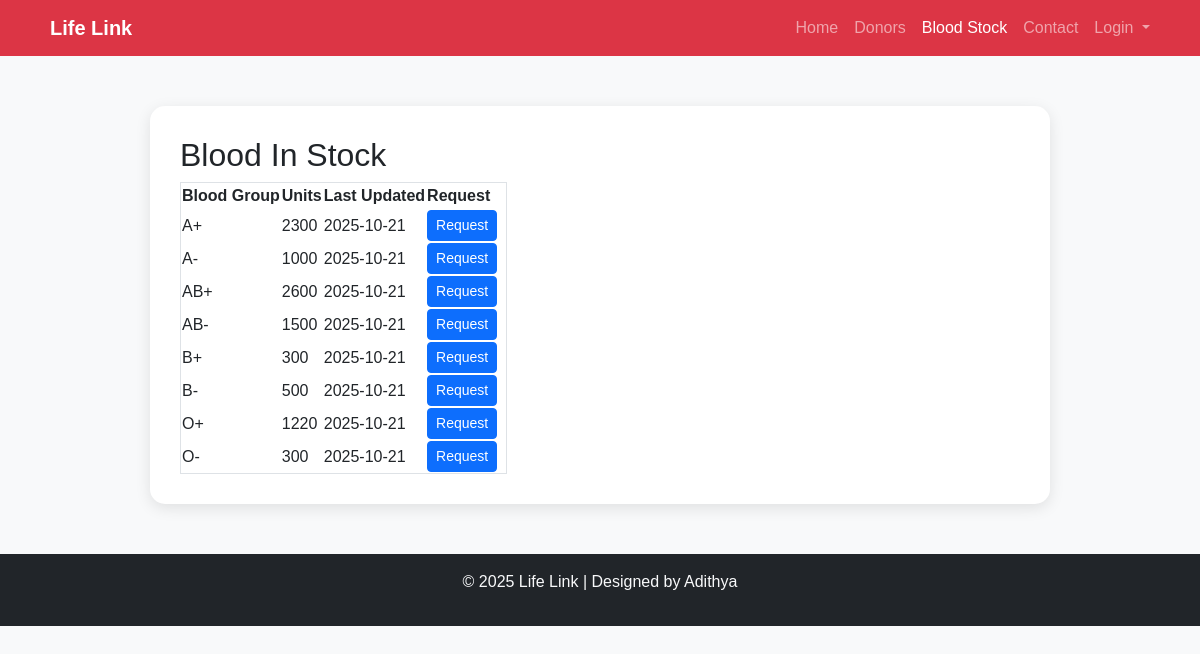
Screenshot of /stock_details/ (signed in) with the database file from the repository.
### blood_bank_app/models.py (models this page shows, shortened)
class BloodStock(models.Model):
    BLOOD_GROUPS = BLOOD_GROUP_CHOICES
    blood_group = models.CharField(max_length=3, choices=BLOOD_GROUPS, unique=True)
    units = models.PositiveIntegerField(default=0)
    collection_date = models.DateField(auto_now_add=True)
    expiry_date = models.DateField(blank=True, null=True)
    last_updated = models.DateTimeField(auto_now=True)

### blood_bank_app/views.py (the view)
# urls.py: path('stock_details/', views.stock_details, name='stock_details'),
@login_required
def stock_details(request):
    stocks = BloodStock.objects.all().order_by('blood_group')
    return render(request, 'patient/stock_details.html', {'stocks': stocks})

### blood_bank_app/templates/patient/stock_details.html (shortened to what this page needs)
<!DOCTYPE html>
<html lang="en">
<head>
  <link href="https://cdn.jsdelivr.net/npm/bootstrap@5.3.3/dist/css/bootstrap.min.css" rel="stylesheet">
</head>
<body>
  <nav class="navbar navbar-expand-lg navbar-dark bg-danger">
    <div class="container">
      <a class="navbar-brand fw-bold" href="#">Life Link</a>
      <div class="collapse navbar-collapse" id="navbarNav">
        <ul class="navbar-nav ms-auto">
          <li class="nav-item"><a class="nav-link" href="{% url 'home' %}">Home</a></li>
          <li class="nav-item"><a class="nav-link" href="#">Donors</a></li>
          <li class="nav-item"><a class="nav-link active" href="{% url 'blood_stock_list' %}">Blood Stock</a></li>
          <li class="nav-item"><a class="nav-link" href="{% url 'contact' %}">Contact</a></li>
          <li class="nav-item dropdown">
            <a class="nav-link dropdown-toggle" href="#" id="loginDropdown" role="button" data-bs-toggle="dropdown">
              Login
            </a>
          </li>
        </ul>
      </div>
    </div>
  </nav>
  <section class="contact-section">
    <div class="contact-card">
      <h2>Blood In Stock</h2>
    <table class="border">
        <thead>
            <tr>
                <th>Blood Group</th>
                <th>Units</th>
                <th>Last Updated</th>
                <th>Request</th>
            </tr>
        </thead>
        <tbody>
            {% for stock in stocks %}
            <tr>
                <td>{{ stock.blood_group }}</td>
                <td>{{ stock.units }}</td>
                <td>{{ stock.last_updated|date:"Y-m-d" }}</td>
                <td>
                  <a href="{% url 'update_blood_stock' stock.id %}" class="btn btn-primary btn-sm me-2">
                     Request
                  </a>
                </td>
            </tr>
            {% empty %}
            <tr><td colspan="4">No stock records found.</td></tr>
            {% endfor %}
        </tbody>
    </table>
    </div>
  </section>
  <footer class="text-center py-3 bg-dark text-light">
    <p>© 2025 Life Link  | Designed by Adithya</p>
  </footer>
</body>
</html>

### blood_bank_app/templates/patient/stock_details.html (style rules this page uses)
body { font-family: 'Poppins', sans-serif; background-color: #f8f9fa; }
.contact-section { margin: 50px auto; max-width: 900px; }
.contact-card { background: white; border-radius: 15px; box-shadow: 0 4px 15px rgba(0, 0, 0, 0.1); padding: 30px; }

### rows the page displays
BloodStock: blood_group "A+", units "2300", last_updated "2025-10-21"
BloodStock: blood_group "A-", units "1000", last_updated "2025-10-21"
BloodStock: blood_group "AB+", units "2600", last_updated "2025-10-21"
BloodStock: blood_group "AB-", units "1500", last_updated "2025-10-21"
BloodStock: blood_group "B+", units "300", last_updated "2025-10-21"
BloodStock: blood_group "B-", units "500", last_updated "2025-10-21"
BloodStock: blood_group "O+", units "1220", last_updated "2025-10-21"
BloodStock: blood_group "O-", units "300", last_updated "2025-10-21"
